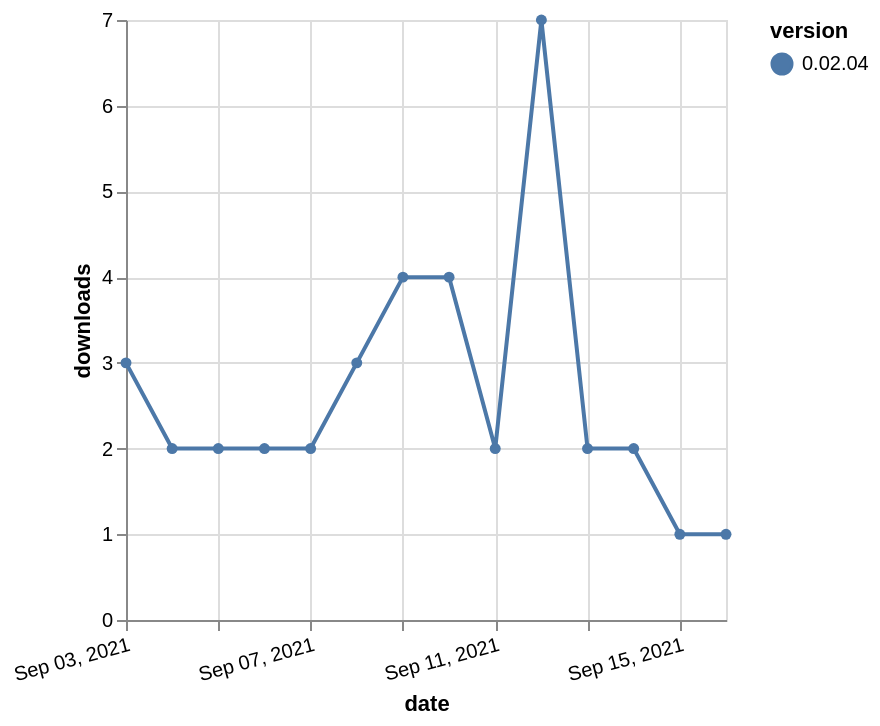

Describe this chart as a Vega-Lite specification.
### Vega-Lite specification from a JSON file in a GitHub repository (floating-point values rounded to 4 significant figures)
{"$schema": "https://vega.github.io/schema/vega-lite/v5.json", "description": "A simple bar chart with embedded data.", "data": {"values": [{"date": "2021-09-03", "total": 2817, "delta": 3, "version": "0.02.04"}, {"date": "2021-09-04", "total": 2819, "delta": 2, "version": "0.02.04"}, {"date": "2021-09-05", "total": 2821, "delta": 2, "version": "0.02.04"}, {"date": "2021-09-06", "total": 2823, "delta": 2, "version": "0.02.04"}, {"date": "2021-09-07", "total": 2825, "delta": 2, "version": "0.02.04"}, {"date": "2021-09-08", "total": 2828, "delta": 3, "version": "0.02.04"}, {"date": "2021-09-09", "total": 2832, "delta": 4, "version": "0.02.04"}, {"date": "2021-09-10", "total": 2836, "delta": 4, "version": "0.02.04"}, {"date": "2021-09-11", "total": 2838, "delta": 2, "version": "0.02.04"}, {"date": "2021-09-12", "total": 2845, "delta": 7, "version": "0.02.04"}, {"date": "2021-09-13", "total": 2847, "delta": 2, "version": "0.02.04"}, {"date": "2021-09-14", "total": 2849, "delta": 2, "version": "0.02.04"}, {"date": "2021-09-15", "total": 2850, "delta": 1, "version": "0.02.04"}, {"date": "2021-09-16", "total": 2851, "delta": 1, "version": "0.02.04"}]}, "width": "container", "mark": {"type": "line", "point": {"filled": true}}, "encoding": {"x": {"field": "date", "type": "temporal", "timeUnit": "yearmonthdate", "title": "date", "axis": {"labelAngle": -15}}, "y": {"field": "delta", "type": "quantitative", "title": "downloads"}, "color": {"field": "version", "type": "nominal"}, "tooltip": {"field": "delta"}}}
